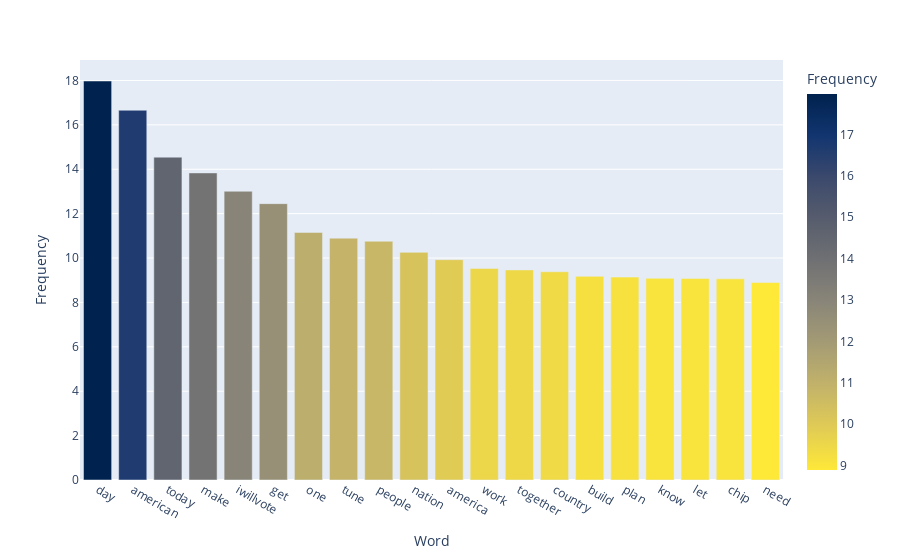
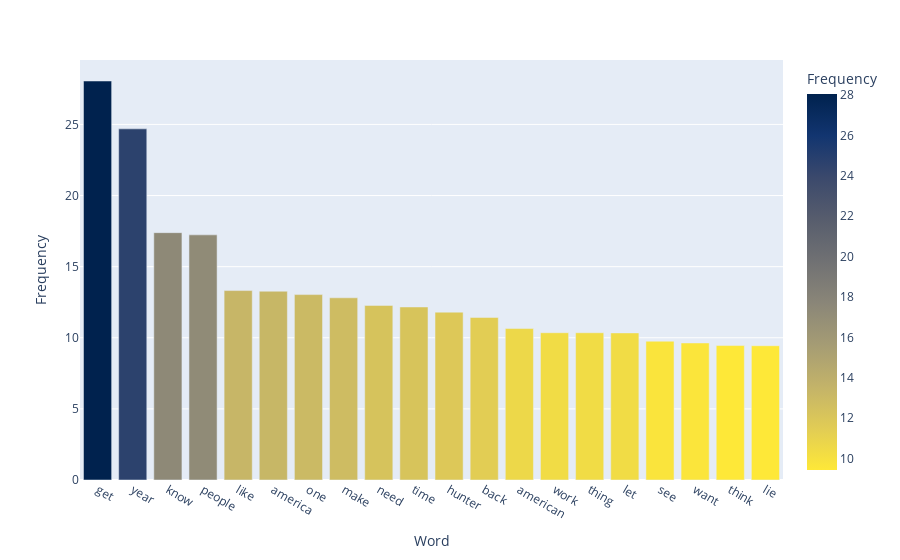
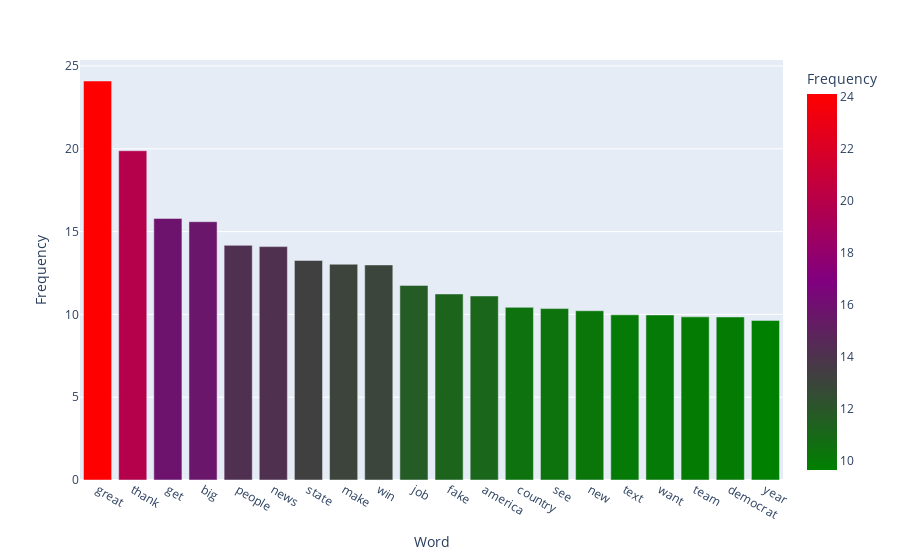
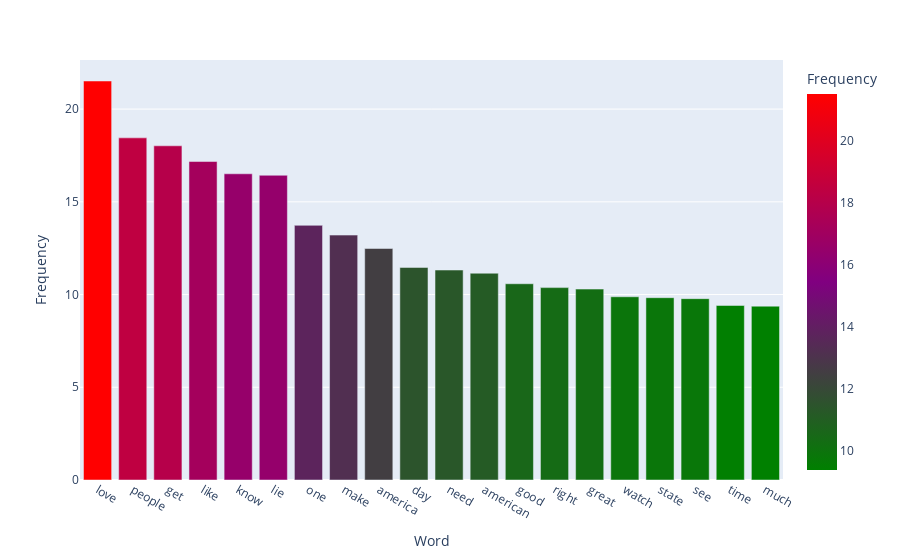

The code cell stored with these charts, in order, in its notebook:
### Code cell
from_biden_plot_fig.show()

to_biden_plot_fig.show()

from_trump_plot_fig.show()

to_trump_plot_fig.show()

### Figure 1 — Plotly figure (JSON) as saved in the notebook; plotly's stock layout.template omitted (floating-point values rounded to 4 significant figures)
{"data": [{"alignmentgroup": "True", "hovertemplate": "Word=%{x}<br>Frequency=%{marker.color}<extra></extra>", "legendgroup": "", "marker": {"color": [17.98, 16.66, 14.54, 13.84, 13.01, 12.45, 11.15, 10.9, 10.76, 10.26, 9.926, 9.534, 9.466, 9.384, 9.174, 9.14, 9.087, 9.076, 9.061, 8.896], "coloraxis": "coloraxis"}, "name": "", "offsetgroup": "", "orientation": "v", "showlegend": false, "textposition": "auto", "type": "bar", "x": ["day", "american", "today", "make", "iwillvote", "get", "one", "tune", "people", "nation", "america", "work", "together", "country", "build", "plan", "know", "let", "chip", "need"], "xaxis": "x", "y": [17.98, 16.66, 14.54, 13.84, 13.01, 12.45, 11.15, 10.9, 10.76, 10.26, 9.926, 9.534, 9.466, 9.384, 9.174, 9.14, 9.087, 9.076, 9.061, 8.896], "yaxis": "y"}], "layout": {"barmode": "relative", "coloraxis": {"colorbar": {"title": {"text": "Frequency"}}, "colorscale": [[0, "#fee838"], [0.1111, "#e1cc55"], [0.2222, "#c3b369"], [0.3333, "#a59c74"], [0.4444, "#8a8678"], [0.5556, "#707173"], [0.6667, "#575d6d"], [0.7778, "#3b496c"], [0.8889, "#123570"], [1, "#00224e"]]}, "legend": {"tracegroupgap": 0}, "margin": {"t": 60}, "xaxis": {"anchor": "y", "domain": [0, 1], "title": {"text": "Word"}}, "yaxis": {"anchor": "x", "domain": [0, 1], "title": {"text": "Frequency"}}}}

### Figure 2 — Plotly figure (JSON) as saved in the notebook; plotly's stock layout.template omitted (floating-point values rounded to 4 significant figures)
{"data": [{"alignmentgroup": "True", "hovertemplate": "Word=%{x}<br>Frequency=%{marker.color}<extra></extra>", "legendgroup": "", "marker": {"color": [28.05, 24.69, 17.39, 17.24, 13.32, 13.27, 13.04, 12.81, 12.27, 12.16, 11.8, 11.43, 10.65, 10.36, 10.35, 10.34, 9.76, 9.635, 9.453, 9.44], "coloraxis": "coloraxis"}, "name": "", "offsetgroup": "", "orientation": "v", "showlegend": false, "textposition": "auto", "type": "bar", "x": ["get", "year", "know", "people", "like", "america", "one", "make", "need", "time", "hunter", "back", "american", "work", "thing", "let", "see", "want", "think", "lie"], "xaxis": "x", "y": [28.05, 24.69, 17.39, 17.24, 13.32, 13.27, 13.04, 12.81, 12.27, 12.16, 11.8, 11.43, 10.65, 10.36, 10.35, 10.34, 9.76, 9.635, 9.453, 9.44], "yaxis": "y"}], "layout": {"barmode": "relative", "coloraxis": {"colorbar": {"title": {"text": "Frequency"}}, "colorscale": [[0, "#fee838"], [0.1111, "#e1cc55"], [0.2222, "#c3b369"], [0.3333, "#a59c74"], [0.4444, "#8a8678"], [0.5556, "#707173"], [0.6667, "#575d6d"], [0.7778, "#3b496c"], [0.8889, "#123570"], [1, "#00224e"]]}, "legend": {"tracegroupgap": 0}, "margin": {"t": 60}, "xaxis": {"anchor": "y", "domain": [0, 1], "title": {"text": "Word"}}, "yaxis": {"anchor": "x", "domain": [0, 1], "title": {"text": "Frequency"}}}}

### Figure 3 — Plotly figure (JSON) as saved in the notebook; plotly's stock layout.template omitted (floating-point values rounded to 4 significant figures)
{"data": [{"alignmentgroup": "True", "hovertemplate": "Word=%{x}<br>Frequency=%{marker.color}<extra></extra>", "legendgroup": "", "marker": {"color": [24.09, 19.88, 15.79, 15.6, 14.17, 14.09, 13.26, 13.03, 12.99, 11.75, 11.23, 11.11, 10.43, 10.35, 10.22, 9.974, 9.967, 9.85, 9.847, 9.639], "coloraxis": "coloraxis"}, "name": "", "offsetgroup": "", "orientation": "v", "showlegend": false, "textposition": "auto", "type": "bar", "x": ["great", "thank", "get", "big", "people", "news", "state", "make", "win", "job", "fake", "america", "country", "see", "new", "text", "want", "team", "democrat", "year"], "xaxis": "x", "y": [24.09, 19.88, 15.79, 15.6, 14.17, 14.09, 13.26, 13.03, 12.99, 11.75, 11.23, 11.11, 10.43, 10.35, 10.22, 9.974, 9.967, 9.85, 9.847, 9.639], "yaxis": "y"}], "layout": {"barmode": "relative", "coloraxis": {"colorbar": {"title": {"text": "Frequency"}}, "colorscale": [[0, "green"], [0.5, "purple"], [1, "red"]]}, "legend": {"tracegroupgap": 0}, "margin": {"t": 60}, "xaxis": {"anchor": "y", "domain": [0, 1], "title": {"text": "Word"}}, "yaxis": {"anchor": "x", "domain": [0, 1], "title": {"text": "Frequency"}}}}

### Figure 4 — Plotly figure (JSON) as saved in the notebook; plotly's stock layout.template omitted (floating-point values rounded to 4 significant figures)
{"data": [{"alignmentgroup": "True", "hovertemplate": "Word=%{x}<br>Frequency=%{marker.color}<extra></extra>", "legendgroup": "", "marker": {"color": [21.52, 18.45, 18.02, 17.17, 16.51, 16.43, 13.73, 13.21, 12.48, 11.46, 11.32, 11.15, 10.58, 10.37, 10.29, 9.88, 9.83, 9.778, 9.41, 9.374], "coloraxis": "coloraxis"}, "name": "", "offsetgroup": "", "orientation": "v", "showlegend": false, "textposition": "auto", "type": "bar", "x": ["love", "people", "get", "like", "know", "lie", "one", "make", "america", "day", "need", "american", "good", "right", "great", "watch", "state", "see", "time", "much"], "xaxis": "x", "y": [21.52, 18.45, 18.02, 17.17, 16.51, 16.43, 13.73, 13.21, 12.48, 11.46, 11.32, 11.15, 10.58, 10.37, 10.29, 9.88, 9.83, 9.778, 9.41, 9.374], "yaxis": "y"}], "layout": {"barmode": "relative", "coloraxis": {"colorbar": {"title": {"text": "Frequency"}}, "colorscale": [[0, "green"], [0.5, "purple"], [1, "red"]]}, "legend": {"tracegroupgap": 0}, "margin": {"t": 60}, "xaxis": {"anchor": "y", "domain": [0, 1], "title": {"text": "Word"}}, "yaxis": {"anchor": "x", "domain": [0, 1], "title": {"text": "Frequency"}}}}
